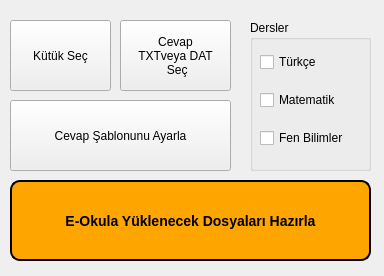
<?xml version="1.0" encoding="UTF-8"?>
<ui version="4.0">
 <class>MainWindow</class>
 <widget class="QMainWindow" name="MainWindow">
  <property name="geometry">
   <rect>
    <x>0</x>
    <y>0</y>
    <width>384</width>
    <height>276</height>
   </rect>
  </property>
  <property name="windowTitle">
   <string>ÖDM Dönüştürücü v1.0</string>
  </property>
  <property name="windowIcon">
   <iconset>
    <normaloff>images/filter.png</normaloff>images/filter.png</iconset>
  </property>
  <widget class="QWidget" name="centralwidget">
   <widget class="QPushButton" name="pbKutuk">
    <property name="geometry">
     <rect>
      <x>10</x>
      <y>20</y>
      <width>101</width>
      <height>71</height>
     </rect>
    </property>
    <property name="font">
     <font>
      <pointsize>9</pointsize>
     </font>
    </property>
    <property name="text">
     <string>Kütük Seç</string>
    </property>
   </widget>
   <widget class="QPushButton" name="pbCevap">
    <property name="geometry">
     <rect>
      <x>120</x>
      <y>20</y>
      <width>111</width>
      <height>71</height>
     </rect>
    </property>
    <property name="font">
     <font>
      <pointsize>9</pointsize>
     </font>
    </property>
    <property name="text">
     <string>Cevap
TXTveya DAT
 Seç</string>
    </property>
   </widget>
   <widget class="QGroupBox" name="groupBox">
    <property name="geometry">
     <rect>
      <x>250</x>
      <y>20</y>
      <width>121</width>
      <height>151</height>
     </rect>
    </property>
    <property name="title">
     <string>Dersler</string>
    </property>
    <widget class="QWidget" name="">
     <property name="geometry">
      <rect>
       <x>10</x>
       <y>20</y>
       <width>101</width>
       <height>121</height>
      </rect>
     </property>
     <layout class="QVBoxLayout" name="verticalLayout">
      <item>
       <widget class="QCheckBox" name="cbTurkce">
        <property name="text">
         <string>Türkçe</string>
        </property>
       </widget>
      </item>
      <item>
       <widget class="QCheckBox" name="cbMat">
        <property name="text">
         <string>Matematik</string>
        </property>
       </widget>
      </item>
      <item>
       <widget class="QCheckBox" name="cbFen">
        <property name="text">
         <string>Fen Bilimler</string>
        </property>
       </widget>
      </item>
     </layout>
    </widget>
   </widget>
   <widget class="QPushButton" name="pbSablon">
    <property name="geometry">
     <rect>
      <x>10</x>
      <y>100</y>
      <width>221</width>
      <height>71</height>
     </rect>
    </property>
    <property name="text">
     <string>Cevap Şablonunu Ayarla</string>
    </property>
   </widget>
   <widget class="QPushButton" name="pbHazirla">
    <property name="geometry">
     <rect>
      <x>10</x>
      <y>180</y>
      <width>361</width>
      <height>81</height>
     </rect>
    </property>
    <property name="font">
     <font>
      <pointsize>-1</pointsize>
      <weight>75</weight>
      <italic>false</italic>
      <bold>true</bold>
     </font>
    </property>
    <property name="styleSheet">
     <string notr="true">QPushButton { 
	background-color: orange;
    border-style: outset;
    border-width: 2px;
    border-radius: 10px;
    border-color: black;
    font: bold 14px;
    min-width: 10em;
    padding: 6px;
}

QPushButton:pressed {
    background-color: rgb(255, 140, 0);
    border-style: inset;
}</string>
    </property>
    <property name="text">
     <string>E-Okula Yüklenecek Dosyaları Hazırla</string>
    </property>
   </widget>
  </widget>
 </widget>
 <resources/>
 <connections/>
</ui>
